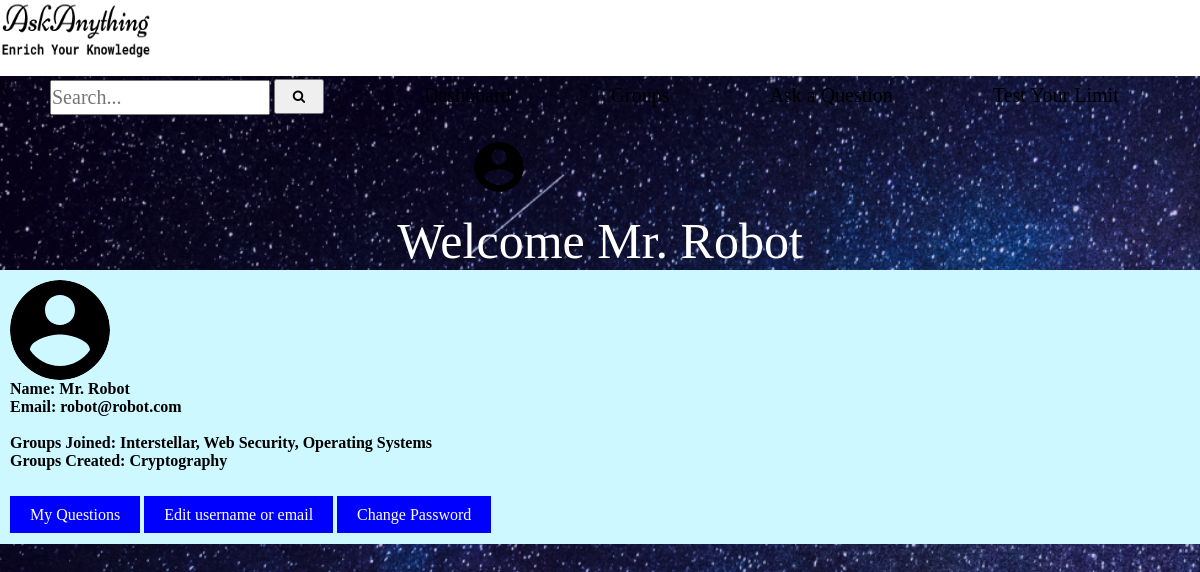
The page /php/profile.php (signed in) on the database its author committed.
### tables this page shows
CREATE TABLE `groupmember` (
  `GID` int(11) NOT NULL,
  `MemID` int(11) NOT NULL,
  `position` varchar(20) NOT NULL
);

CREATE TABLE `groups` (
  `ID` int(11) NOT NULL,
  `Name` varchar(30) NOT NULL,
  `Category` varchar(30) NOT NULL,
  `Member` int(11) NOT NULL
);

### php/profile.php (the view, shortened to what this page needs)
<html>
<head>
	<link rel="stylesheet" href="../css/Profile.css">
  <link rel="stylesheet" href="https://cdnjs.cloudflare.com/ajax/libs/font-awesome/4.7.0/css/font-awesome.min.css"/>
</head>
<body>
	<nav>
    <img src="../visual/png/askanythinglogo.png" style="width:150px;height:60px">
		<ul>
      <li>
        <form action="../php/search.php" method="post">
          <input class="Search" type="search" name="search" placeholder="Search...">
          <button class="btn" type="submit"><i class="fa fa-search"></i></button>
        </form>
      </li>
			<li><a href="../php/afterlogin.php">Dashboard</a></li>
			<li><a href="../php/group.php">Groups</a></li>
			<li><a href="../php/askquestion.php">Ask a Question</a></li>
			<li><a href="#">Test Your Limit</a>
      		</li>
      		<li class="login" ><a href="#"><img src="../visual/svg/round-account-button-with-user-inside.svg" alt="Login/Signup" style="border-radius:50%; width:50px;height:50px;margin-left: 50px; margin-top:-10px;"></a>
					</li>
		</ul>
	</nav>
	<br>
	<center><p id="Title">Welcome <?php echo $_SESSION["username"]?></p></center>
	<form id="info">
		<img id="proImage" src="../visual/svg/round-account-button-with-user-inside.svg" alt="Profile Photo" height=100px width=100px>
		<br>
		<h4>
			<?php
			echo "Name: ";
			echo $_SESSION["username"];
			?>
		</h4>
		<h4>Email:
		<?php
			include('../php/connection.php');
			$emailsql="SELECT email FROM login WHERE User_ID=".$_SESSION['usernID'];
			$query=mysqli_query($con,$emailsql);
		$count=mysqli_num_rows( $query );
		if($count==0)
		{
			echo "no email provided during signup";
		}
		else
		{
			while($row = mysqli_fetch_array( $query, MYSQLI_ASSOC ))
			{
				echo $row['email'];
			}
		}
		?>
		</h4>
		<br>
		<h4>Groups Joined:
		<?php
		include('../php/connection.php');
		$joinQ="SELECT * FROM groupmember,groups WHERE MemID=".$_SESSION['usernID']." and groups.ID=groupmember.GID and groupmember.position='Member'";
		$query=mysqli_query($con,$joinQ);
		$count=mysqli_num_rows( $query );
		$c=$count;
		if($count==0)
		{
			echo "None";
		}
		else
		{
			while($row = mysqli_fetch_array( $query, MYSQLI_ASSOC ))
			{
				$c--;
				echo $row['Name'];
				if($c>0)
				{echo ", ";
				}
			}
		}
		?>
		</h4>
		<h4>Groups Created:
		<?php
		$createQ="SELECT * FROM groupmember,groups WHERE MemID=".$_SESSION['usernID']." and groups.ID=groupmember.GID and groupmember.position='Creator'";
		$query=mysqli_query($con,$createQ);
		$count=mysqli_num_rows( $query );
		if($count==0)
		{
			echo "None";
		}
		else
		{
			while($row = mysqli_fetch_array( $query, MYSQLI_ASSOC ))
			{
				echo $row['Name'];
			}
		}
		?>
		</h4>
		<br>
		<br>
		<a href="../php/myQuestion.php">My Questions</a>
		<a href="#" onclick="edit()">Edit username or email</a>
		<a href="#" onclick="change()">Change Password</a>
		</form>
</body>
</html>

### css/Profile.css (style rules this page uses)
* { padding: 0px; margin: 0px; }
body { background-image: url("../visual/png/background.png"); background-size: cover; }
nav { background-color: white; width: 100%; height: 76px; line-height: 30px; }
nav img { float: left; }
nav ul { float: left; }
nav ul li { float: left; list-style: none; padding: 20px 50px; position: relative; }
nav ul li a { text-decoration: none; font-size: 20px; color: #000; }
.Search { width: 220px; height: 35px; font-size: 20px; font-family: cursive; }
.btn { width: 50px; height: 35px; top: -3.5px; position: relative; }
#info { background-color: rgb(205, 248, 255); padding: 10px 10px 20px; }
#proImage { border-radius: 50%; }
form a { padding: 10px 20px; background-color: blue; color: white; text-decoration: none; }
#Title { font-size: 50px; color: white; }

### rows shown on the page
groupmember: groups.Name "Interstellar"
groupmember: groups.Name "Web Security"
groupmember: groups.Name "Operating Systems"
groupmember: groups.Name "Cryptography"

### other values the page prints
$_SESSION["username"] "Mr. Robot"
$row['email'] "robot@robot.com"
